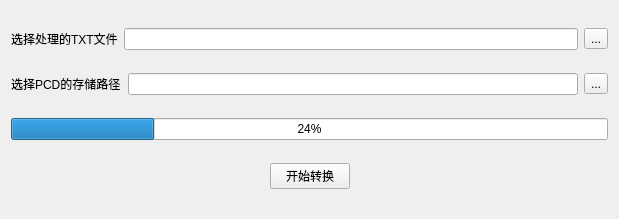
<?xml version="1.0" encoding="UTF-8"?>
<ui version="4.0">
 <class>dlgTxt2PCD</class>
 <widget class="QWidget" name="dlgTxt2PCD">
  <property name="geometry">
   <rect>
    <x>0</x>
    <y>0</y>
    <width>619</width>
    <height>219</height>
   </rect>
  </property>
  <property name="windowTitle">
   <string>TXT转PCD</string>
  </property>
  <layout class="QGridLayout" name="gridLayout_4">
   <item row="0" column="0">
    <layout class="QGridLayout" name="gridLayout">
     <item row="0" column="0">
      <widget class="QLabel" name="label">
       <property name="text">
        <string>选择处理的TXT文件</string>
       </property>
      </widget>
     </item>
     <item row="0" column="1">
      <widget class="QLineEdit" name="lineEdit">
       <property name="readOnly">
        <bool>true</bool>
       </property>
      </widget>
     </item>
     <item row="0" column="2">
      <widget class="QToolButton" name="toolBtn1">
       <property name="text">
        <string>...</string>
       </property>
      </widget>
     </item>
    </layout>
   </item>
   <item row="1" column="0">
    <layout class="QGridLayout" name="gridLayout_2">
     <item row="0" column="0">
      <widget class="QLabel" name="label_2">
       <property name="text">
        <string>选择PCD的存储路径</string>
       </property>
      </widget>
     </item>
     <item row="0" column="1">
      <widget class="QLineEdit" name="lineEdit_2">
       <property name="readOnly">
        <bool>true</bool>
       </property>
      </widget>
     </item>
     <item row="0" column="2">
      <widget class="QToolButton" name="toolBtn2">
       <property name="text">
        <string>...</string>
       </property>
      </widget>
     </item>
    </layout>
   </item>
   <item row="2" column="0">
    <widget class="QProgressBar" name="progressBar">
     <property name="value">
      <number>24</number>
     </property>
    </widget>
   </item>
   <item row="3" column="0">
    <layout class="QGridLayout" name="gridLayout_3">
     <item row="0" column="0">
      <spacer name="horizontalSpacer">
       <property name="orientation">
        <enum>Qt::Horizontal</enum>
       </property>
       <property name="sizeHint" stdset="0">
        <size>
         <width>40</width>
         <height>20</height>
        </size>
       </property>
      </spacer>
     </item>
     <item row="0" column="1">
      <widget class="QPushButton" name="pushButton">
       <property name="text">
        <string>开始转换</string>
       </property>
      </widget>
     </item>
     <item row="0" column="2">
      <spacer name="horizontalSpacer_2">
       <property name="orientation">
        <enum>Qt::Horizontal</enum>
       </property>
       <property name="sizeHint" stdset="0">
        <size>
         <width>40</width>
         <height>20</height>
        </size>
       </property>
      </spacer>
     </item>
    </layout>
   </item>
  </layout>
 </widget>
 <layoutdefault spacing="6" margin="11"/>
 <resources/>
 <connections/>
</ui>
